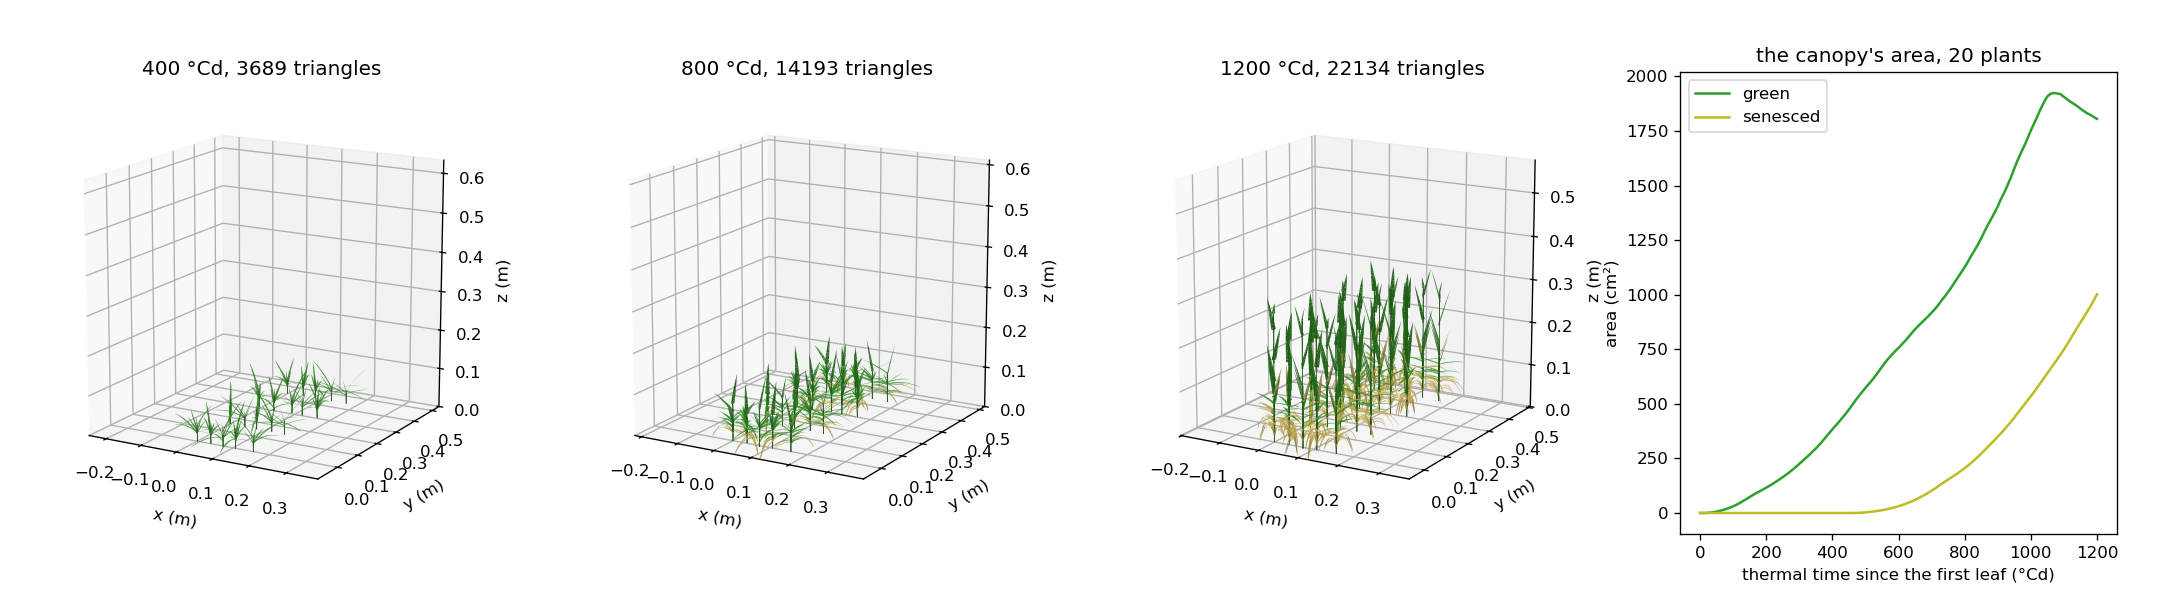

Write the Python code that produced this figure.
"""
A canopy of 20 wheat plants grown by ShootArchitecture: Adel's sample plant (its default tables), four rows sown 15 cm
apart, the plants a few days apart in their development (ScenarioDevelopment writes their organs' lengths), the leaf
shapes by age class (echap's). The canopy drawn at three times, its elements green or senesced, and its green and
senesced areas over time.

    python example/canopy.py [n_steps]               (canopy.png in the working directory)
"""
import sys

import matplotlib.pyplot as plt
import numpy as np

from openalea.adel.development import random_delays, shoot_scene
from openalea.metafspm.scene.population import stand
from openalea.adel.display import state_colors
from openalea.adel.leaf_shapes import LeafShapes
from openalea.metafspm.display import draw

N_PLANTS = 20
THERMAL_TIME_STEP = 10.                                # °Cd per step


def grow(n_steps, shown):
    """The canopy's triangles and its elements' state at the steps *shown*, and its areas at every step."""
    scene = shoot_scene(stand(N_PLANTS, rows=4, plant_spacing=0.04, jitter=0.005, seed=0), delays=random_delays(N_PLANTS),
                        leaves=LeafShapes.echap(xy_model="Soissons_byleafclass"), n_sect=2,
                        thermal_time_step=THERMAL_TIME_STEP)
    ds = scene.populations[0].data_structure
    architecture = scene.populations[0].instance.architecture
    snapshots, areas = {}, []
    for step in range(n_steps + 1):
        scene.run()
        areas.append((np.sum(ds.get("green_area")), np.sum(ds.get("senesced_area"))))
        if step in shown:
            snapshots[step] = (architecture.triangles(), np.asarray(ds.get("is_green")).copy())
    return snapshots, np.array(areas)


if __name__ == "__main__":
    n_steps = int(sys.argv[1]) if len(sys.argv) > 1 else 120
    shown = (n_steps // 3, 2 * n_steps // 3, n_steps)
    snapshots, areas = grow(n_steps, shown)
    figure = plt.figure(figsize=(18, 5))
    for k, step in enumerate(shown):
        triangles, is_green = snapshots[step]
        axes = figure.add_subplot(1, 4, k + 1, projection="3d")
        draw(axes, triangles, colors=state_colors(is_green))
        axes.set_title(f"{step * THERMAL_TIME_STEP:.0f} °Cd, {len(triangles)} triangles")
    axes = figure.add_subplot(1, 4, 4)
    thermal_time = np.arange(n_steps + 1) * THERMAL_TIME_STEP
    axes.plot(thermal_time, areas[:, 0] * 1e4, color="tab:green", label="green")
    axes.plot(thermal_time, areas[:, 1] * 1e4, color="tab:olive", label="senesced")
    axes.set_xlabel("thermal time since the first leaf (°Cd)")
    axes.set_ylabel("area (cm²)")
    axes.set_title(f"the canopy's area, {N_PLANTS} plants")
    axes.legend()
    figure.subplots_adjust(left=0.02, right=0.98, wspace=0.25)
    figure.savefig("canopy.png", dpi=120)
    print(f"canopy.png: {N_PLANTS} plants, {n_steps} steps; green area at the end {areas[-1, 0] * 1e4:.0f} cm²")
